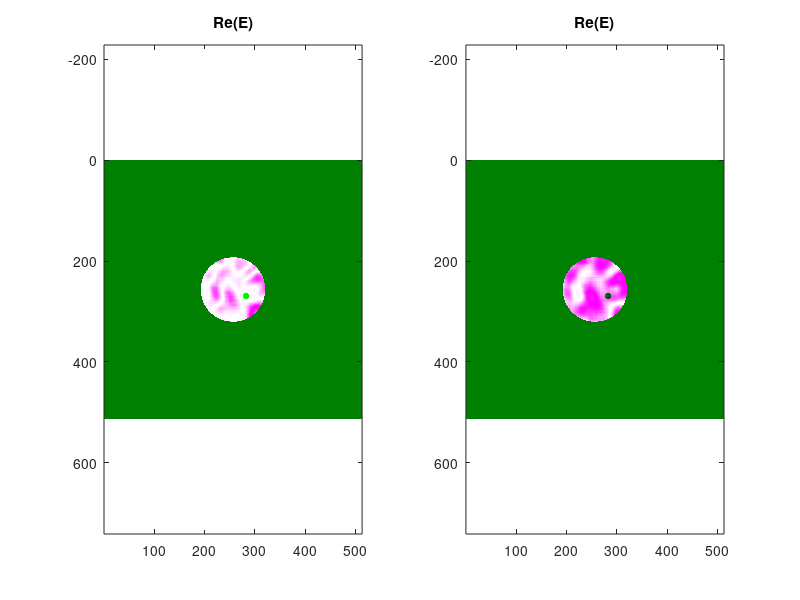

Write the MATLAB code that produced this figure. (Note: this script raises an error after producing the figure.)
%% sign_recovery_cross_term_loop.m
% Clean demo for recovering Im(z) from Re(z) and |z|
% using your function:
%   solve_sign_problem_with_segments(absz, rez, support_mask, ...)
%
% Geometry:
%   supp_large = large circular aperture
%   supp_small = smaller circular aperture fully inside large
%   supp1 = large minus small
%   supp2 = overlap region (small patch inside large)
%
% Field model:
%   one parent field E on supp_large
%   E1 = E .* supp1
%   E2 = E .* supp2
%
% Cross-term:
%   z = A1 .* conj(A2)
%
% This file loops over control parameter to identify best conditions.

clear; close all; clc;

%% ------- survey parameters ------

smooth_sigma_vec = 0.1:0.1:1;
q_threshold_vec = 10.^(-8:1:-3);


%% ---------- parameters ----------
N  = 512;
R1 = 0.25;
R2 = 0.025;

x1 = 0.00; y1 = 0.00;   % large aperture center
x2 = 0.1; y2 = 0.05;   % small aperture center (fully inside)

phase_rms = 1.0;
amp_jitter = 0.15;
sigma_px = 10;

rng(1);

%% ---------- centered FFT helpers ----------
fft2c  = @(u) fftshift(fft2(ifftshift(u))) / N;
ifft2c = @(u) fftshift(ifft2(ifftshift(u))) * N;

%% ---------- grid ----------
[x, y] = meshgrid(linspace(-1,1,N), linspace(-1,1,N));

%% ---------- supports ----------
supp_large = ((x - x1).^2 + (y - y1).^2) <= R1^2;
supp_small = ((x - x2).^2 + (y - y2).^2) <= R2^2;

if any(supp_small(:) & ~supp_large(:))
    error('Small aperture must be fully inside the large aperture.');
end

supp1 = supp_large & ~supp_small;
supp2 = supp_large &  supp_small;

%% ---------- one parent field ----------
phi = imgaussfilt(randn(N), sigma_px);
phi = phi - mean(phi(supp_large));
phi = phase_rms * phi / std(phi(supp_large));

amp = 1 + amp_jitter * imgaussfilt(randn(N), sigma_px);
amp(amp < 0) = 0;

E = supp_large .* amp .* exp(1i * phi);

E1 = E .* supp1;
E2 = E .* supp2;

figure;
subplot(1,2,1);imagesc(imfuse(real(E),supp_large-supp_small));axis equal;title('Re(E)');
subplot(1,2,2);imagesc(imfuse(imag(E),supp_large-supp_small));axis equal;title('Re(E)');

%% ---------- Fourier-domain fields ----------
A1 = fft2c(E1);
A2 = fft2c(E2);
A  = A1 + A2;

I1 = abs(A1).^2;
I  = abs(A).^2;

%% ---------- cross term ----------
z_true   = A1 .* conj(A2);
rez      = real(z_true);
absz     = abs(z_true);
imz_true = imag(z_true);
c_true = ifft2c(z_true);

%% ---------- consistency check from measurements ----------
A2_mag_sq_from_meas = I - I1 - 2*rez;
A2_mag_sq_from_meas(A2_mag_sq_from_meas < 0) = 0;

rel_err_A2sq = norm(A2_mag_sq_from_meas - abs(A2).^2, 'fro') / ...
    max(norm(abs(A2).^2, 'fro'), eps);

fprintf('relative error in |A2|^2 from measurements: %.3e\n', rel_err_A2sq);

%% ---------- support mask for ifft2(z) ----------

% support of ifft2(A1 .* conj(A2))) from supports alone
corr_support = ifft2c( fft2c(double(supp1)) .* conj(fft2c(double(supp2))) );
support_mask = abs(corr_support) > 1e-15 * max(abs(corr_support(:)));


smooth_sigma_vec = 0.1:0.1:1;
q_threshold_vec = 10.^(-8:1:-3);

rel_err_imz = nan(numel(smooth_sigma_vec),numel(q_threshold_vec));

for ind_sigma = 1:numel(smooth_sigma_vec)
    parfor ind_q = 1:numel(q_threshold_vec)

        this_smooth_sigma = smooth_sigma_vec(ind_sigma);
        this_q_threshold = q_threshold_vec(ind_q);

        %% ---------- solve sign problem ----------
        [out, seg_id] = solve_sign_problem_with_segments( ...
            absz, rez, support_mask, ...
            'SmoothSigma', this_smooth_sigma, ...
            'QThresholdRel', this_q_threshold, ...
            'MinSegmentPixels', 4, ...
            'Tol', 1e-10, ...
            'MaxIter', 1e3, ...
            'LambdaSeg', 1e0, ...
            'Verbose', true, ...
            'UseSingle', false,...
            'ShowPlots',true);

        z_est = out.z_sign;
        imz_est = imag(out.z_sign);
        c_est   = ifft2c(out.z_sign);

        %% ---------- diagnostics ----------
        rel_err_imz(ind_sigma,ind_q) = norm(imz_est - imz_true, 'fro') / max(norm(imz_true, 'fro'), eps);
        rel_err_z(ind_sigma,ind_q)   = norm(z_est   - z_true,  'fro') / max(norm(z_true,  'fro'), eps);

        leak_true = norm(c_true(~support_mask)) / max(norm(c_true(:)), eps);
        leak_est  = norm(c_est (~support_mask)) / max(norm(c_est(:)),  eps);

        fprintf('relative error in Im(z): %.3e\n', rel_err_imz(ind_sigma,ind_q));
        fprintf('relative error in z:     %.3e\n', rel_err_z(ind_sigma,ind_q));
        fprintf('true leakage outside support: %.3e\n', leak_true);
        fprintf('est  leakage outside support: %.3e\n', leak_est);


    end
end

%% figures

figure;
subplot(1,2,1);
imagesc(q_threshold_vec,smooth_sigma_vec,rel_err_imz);
colorbar;
xticks(q_threshold_vec);
set(gca,'XScale','log');
xlabel('q threshold');
ylabel('sigma smooth');
title('rel err imz');
subplot(1,2,2);
imagesc(q_threshold_vec,smooth_sigma_vec,rel_err_z);
colorbar;
xticks(q_threshold_vec);
set(gca,'XScale','log');
xlabel('q threshold');
ylabel('sigma smooth');
title('rel err z');


if 0
    %% ---------- plots ----------
    figure;

    subplot(3,4,1);
    imagesc(supp_large + 2*supp_small); axis image off; colorbar;
    title('large + small supports');

    subplot(3,4,2);
    imagesc(abs(E).*supp_large); axis image off; colorbar;
    title('|E|');

    subplot(3,4,3);
    imagesc(real(E).*supp_large); axis image off; colorbar;
    title('real(E)');

    subplot(3,4,4);
    imagesc(imag(E).*supp_large); axis image off; colorbar;
    title('imag(E)');

    axf(1) = subplot(3,4,5);
    imagesc(rez); axis image off; colorbar;
    title('Re(z)');

    axf(2) = subplot(3,4,6);
    imagesc(absz); axis image off; colorbar;
    title('|z|');

    axf(3) = subplot(3,4,7);
    imagesc(out.q); axis image off; colorbar;
    title('q=|Im(z)|');

    axf(4) = subplot(3,4,8);
    imagesc(imfuse(seg_id==0,out.q)); axis image off; colorbar;
    title('q=|Im(z)| + segmentation');

    axf(5) = subplot(3,4,9);
    imagesc(imz_true); axis image off; colorbar;
    title('Im(z) true');

    axf(6) = subplot(3,4,10);
    imagesc(imz_est); axis image off; colorbar;
    title(sprintf('Im(z) est, err=%.2e', rel_err_imz));

    axf(7) = subplot(3,4,11);
    imagesc(abs(imz_est-imz_true)); axis image off; colorbar;
    title('Im(z) (estimated) - (true)');

    linkaxes(axf);

    sgtitle('Sign-recovery demo for z = A conj(\delta A)');

    %% ---------- some rows comparison ----------
    row_inds = round(N/2)+round(N/100)*[-3:1:3];
    plot_y_scale = max(abs(imz_true(:)));
    figure;
    for ind_subplot = 1:numel(row_inds)
        subplot(numel(row_inds),1,ind_subplot);
        plot(imz_true(row_inds(ind_subplot),:), 'k-', 'LineWidth', 1.5); hold on;
        plot(imz_est(row_inds(ind_subplot),:),  'r--', 'LineWidth', 1.2);
        grid on;
        legend('true','estimated');
        title(['Im(z) selected row:',num2str(row_inds(ind_subplot))]);
        xlabel('column');
        ylabel('Im(z)');
        ylim(plot_y_scale*[-1,1]);
    end

    %% ---------- support-domain comparison ----------
    figure;

    ax1 = subplot(1,3,1);
    imagesc(abs(c_true)); axis image off; colorbar;
    title('|ifft2(z true)|');

    ax2 = subplot(1,3,2);
    imagesc(abs(c_est)); axis image off; colorbar;
    title('|ifft2(z est)|');

    subplot(1,3,3);
    imagesc(abs(c_est - c_true)); axis image off; colorbar;
    title('|difference|');

    linkaxes([ax1,ax2]);

end
